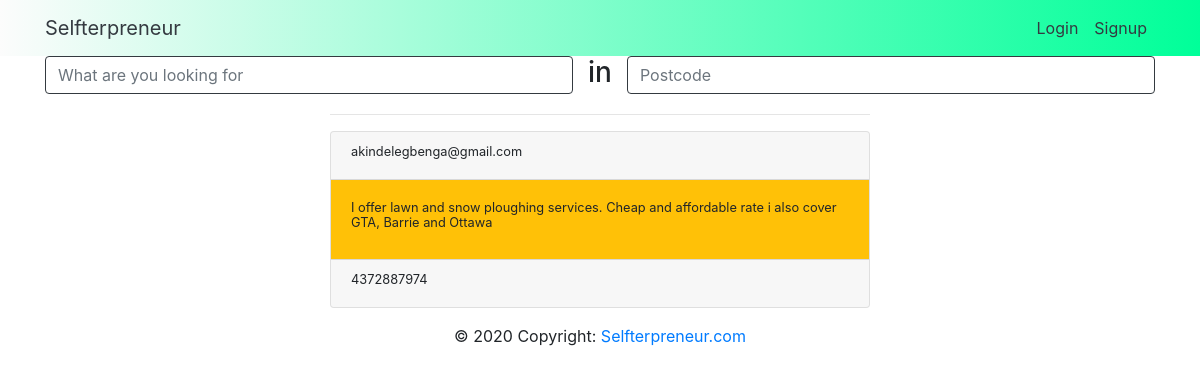
Page /home on the earlier database version.
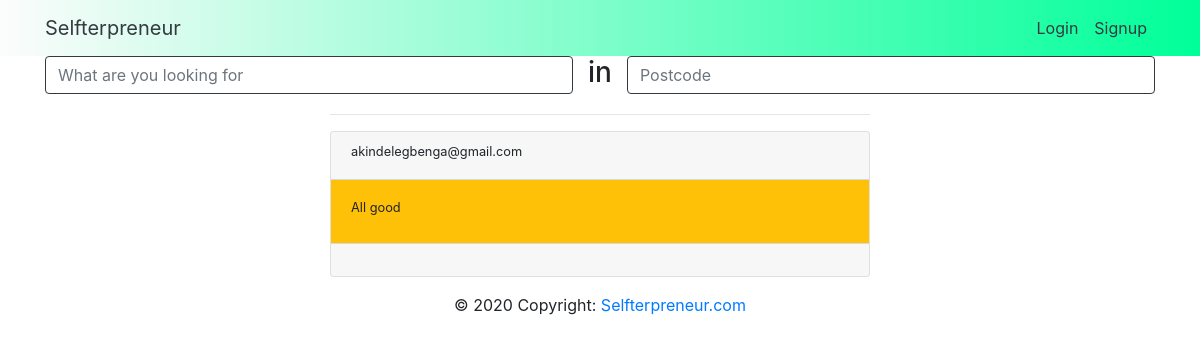
Same page on the later database version.
### app/auth/models.py (models this page shows, shortened)
class Personal_Info(db.Model):
    __tablename__ = 'personal_info'
    id = db.Column(db.Integer, primary_key=True)
    user_name = db.Column(db.String(100), nullable=False)
    user_email = db.Column(db.String(100), nullable=False)
    user_mobile_phone = db.Column(db.String(100))
    user_work_phone = db.Column(db.String(100))
    user_postcode= db.Column(db.String(100), nullable=False)
    user_city=db.Column(db.String(100))
    user_country =  db.Column(db.String(100))
    user_bio = db.Column(db.String(1000))
    user_url = db.Column(db.String(1000))
    user_twitter=db.Column(db.String(1000))
    user_facebook = db.Column(db.String(1000))
    user_id = db.Column(db.Integer, db.ForeignKey('users.id'), nullable = False)

### app/auth/routes.py (the view)
@auth.route('/home', methods = ["GET","POST"])
def home():
    users = Personal_Info.query.all()
    form = SearchForm()
    return render_template('index.html', title='home_page', form = form, users= users)

### app/auth/forms.py
class SearchForm(FlaskForm):
    what = StringField("what")
    where = StringField("Where", validators=[DataRequired()])

### app/auth/templates/index.html (shortened to what this page needs)
{% extends 'layout.html' %}
{% block page_body %}
<div class="container">
    <form method="POST" action="">
        <div class="row justify-content-center">
            <div class="col">
                {{ form.what (placeholder ='What are you looking for',class ='form-control justify-right border border-dark')}}
            </div>
            <h3>in </h3>
            <div class="col">
                {{ form.where(placeholder ='Postcode',class ='form-control justify-right border border-dark')}}
            </div>
        </div>
    </form>
    <div class="row">
        <div class="col-xs-12 col-sm-3 col-md-3 col-lg-3">
        </div>
        <div class="col-xs-12 col-sm-6 col-md-6 col-lg-6 ">
            {% for user in users  %}
            <hr>
            <div class="card">
                <div class="card-header">
                    <h2 class="small">{{ user.user_email }}</h2>
                </div>
                <div class="card-body h-25 d-inline-block bg-warning">
                    <h2 class="small">{{ user.user_bio }}</h2>
                </div>
                <div class="card-footer">
                    <h2 class="small">{{ user.user_work_phone }}</h2>
                </div>
            </div>
            {% endfor %}
        </div>
        <div class="col-xs-12 col-sm-3 col-md-3 col-lg-3">
        </div>
    </div>
</div>
{% endblock page_body %}

### app/auth/templates/layout.html (shortened to what this page needs)
<!doctype html>
<html lang="en">
{% block head %}
<head>
    <link rel="stylesheet" href="https://stackpath.bootstrapcdn.com/bootstrap/4.4.1/css/bootstrap.min.css"
>
    <link href="{{ url_for('static' , filename='css/styles.css')}}" rel="stylesheet" />
</head>
{% endblock head %}
<body>
    {% block navbar %}
        <nav class="navbar navbar-expand-md home-nav">
            <div class="container">
                <a href="{{ url_for('auth.home') }}" class="navbar-brand text-dark">Selfterpreneur</a>
                <div class="collapse navbar-collapse" id="navbarNav">
                    <div class="navbar-nav ml-auto">
                        {% if current_user.is_authenticated %}
                        <li class="nav-item">
                            <a class="nav-link text-lowercase text-muted">Welcome {{ current_user.user_name.title()}}</a>
                        </li>
                        <li class="nav-item">
                            <a class="nav-link text-dark" href="{{ url_for('auth.signout') }}">Logout</a>
                        </li>
                        {% else %}
                        <li class="nav-item">
                            <a class="nav-link text-dark" href="{{ url_for('auth.signin') }}">Login</a>
                        </li>
                        <li class="nav-item ">
                            <a class="nav-link text-dark" href="{{ url_for('auth.reg_user') }}">Signup</a>
                        </li>
                        {% endif %}
                    </div>
                </div>
            </div>
        </nav>
    {% endblock navbar %}
    {% block page_body %}{% endblock page_body %}
    <footer class="page-footer font-small">
        <div class="container">
            <div class="row justify-content-center login-footer-row-2">
                <div class="footer-copyright text-center py-3">© 2020 Copyright:
                    <a href="#">Selfterpreneur.com</a>
                </div>
            </div>
        </div>
    </footer>
</body>
</html>

### app/static/css/styles.css (style rules this page uses)
.home-nav { background:linear-gradient(to right, #fcfcfc 0%, #00ff99 100%); }

Differences in the rows shown:
changed Personal_Info "akindelegbenga@gmail.com": user_bio "I offer lawn and snow ploughing services. Cheap and affordable rate i also cover GTA, Barrie and Ottawa" → "All good"; user_work_phone "4372887974" → (not shown)
